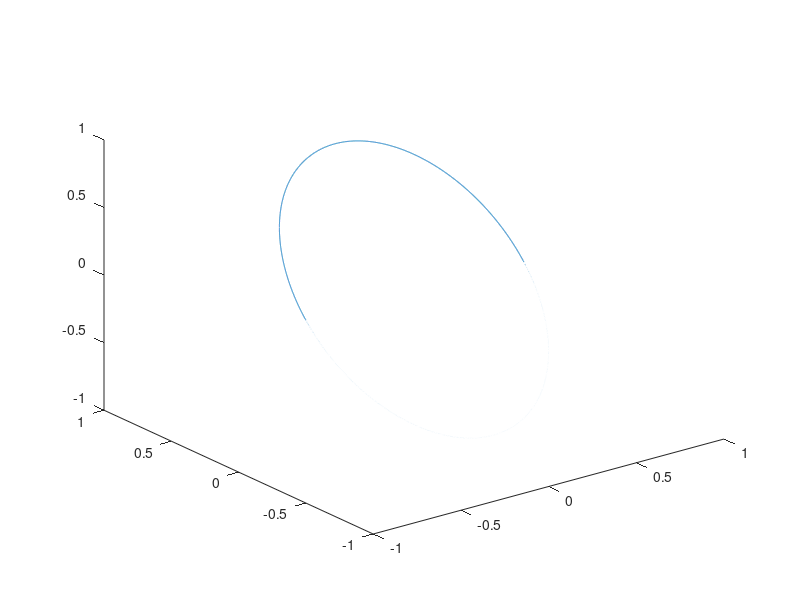

The MATLAB source for this figure: (Note: this script raises an error after producing the figure.)
%Script that evolutions the vortex curve and plots it
format long

%Circle making 
iter = 15000; 
s = linspace(0,2*pi,iter);
s(end) = [];
ys = @(s) cos(s); 
zs = @(s) sin(s);
C = [zeros(1,length(s));ys(s);zs(s)];
%h = 2*pi*abs(s(2) - s(1)); 
eps = 10^(-8); %ad hoc 

plot3(C(1,:),C(2,:),C(3,:))
hold on
for i=1:3
    C = C + eps*BSI_Evol(C); 
    plot3(C(1,:),C(2,:),C(3,:))
end

    









